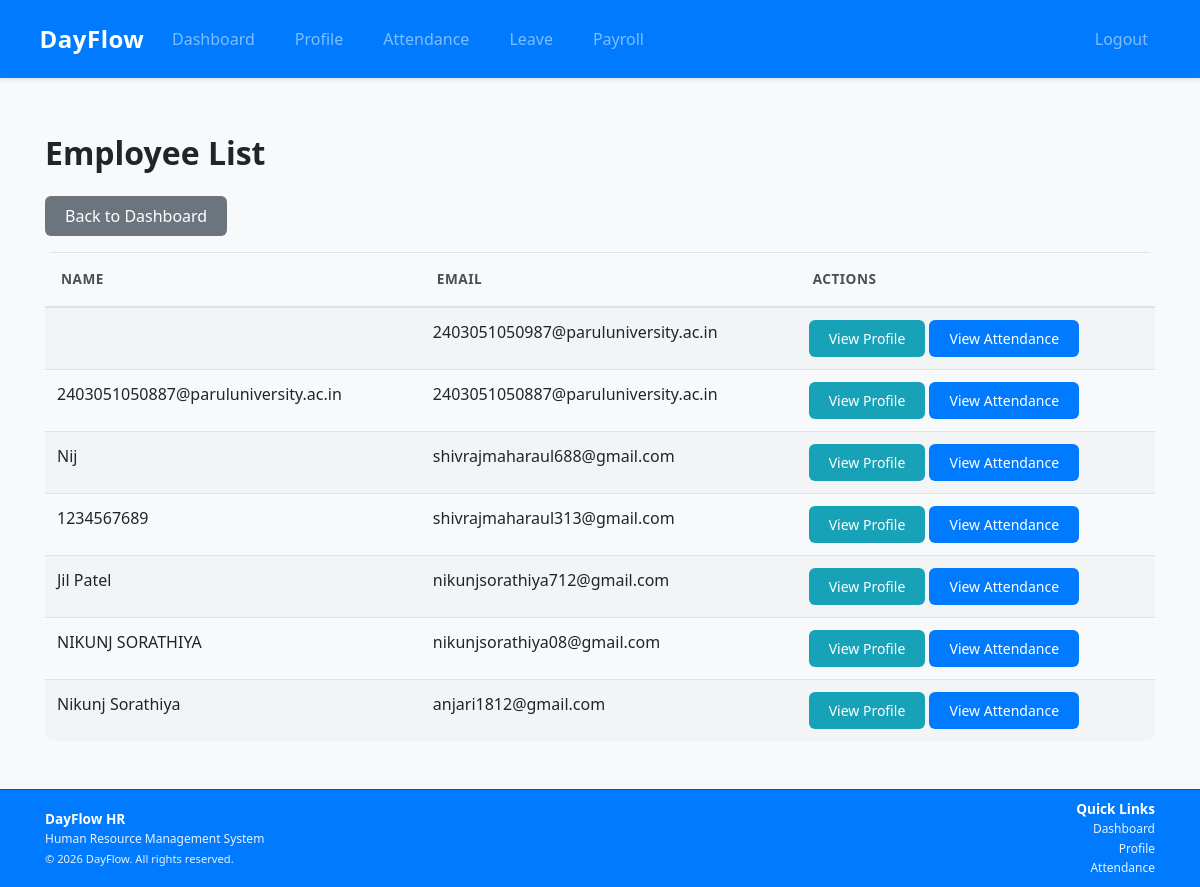
/employees/list/ (signed in), run on the app's committed database.
### apps/employees/models.py (models this page shows, shortened)
class EmployeeProfile(models.Model):
    user = models.OneToOneField(User, on_delete=models.CASCADE)
    phone = models.CharField(max_length=15, blank=True)
    address = models.TextField(blank=True)
    profile_pic = models.ImageField(upload_to='profile_pics/', blank=True, null=True)
    date_of_birth = models.DateField(blank=True, null=True)
    hire_date = models.DateField(blank=True, null=True)

### apps/accounts/models.py (models this page shows, shortened)
class User(AbstractUser):
    ROLE_CHOICES = [
        ('employee', 'Employee'),
        ('admin', 'Admin'),
    ]
    email = models.EmailField(unique=True)
    role = models.CharField(max_length=10, choices=ROLE_CHOICES, default='employee')
    email_verification_token = models.CharField(max_length=100, blank=True, null=True)
    USERNAME_FIELD = 'email'
    REQUIRED_FIELDS = ['username']
    class Meta:
        app_label = 'accounts'

### apps/employees/views.py (the view)
# urls.py: path('list/', views.employee_list, name='employee_list'),
@admin_required
def employee_list(request):
    employees = EmployeeProfile.objects.all()
    return render(request, 'employees/employee_list.html', {'employees': employees})

### templates/employees/employee_list.html (shortened to what this page needs)
{% extends 'base.html' %}
{% block content %}
<h2>Employee List</h2>
<div class="mb-3">
    <a href="{% url 'dashboard' %}" class="btn btn-secondary">Back to Dashboard</a>
</div>
<table class="table table-striped">
    <thead>
        <tr>
            <th>Name</th>
            <th>Email</th>
            <th>Actions</th>
        </tr>
    </thead>
    <tbody>
        {% for employee in employees %}
        <tr>
            <td>{{ employee.user.get_full_name|default:employee.user.username }}</td>
            <td>{{ employee.user.email }}</td>
            <td>
                <a href="{% url 'employee_profile' employee.user.id %}" class="btn btn-sm btn-info">View Profile</a>
                <a href="{% url 'attendance_list' %}?employee_id={{ employee.user.id }}" class="btn btn-sm btn-primary">View Attendance</a>
            </td>
        </tr>
        {% empty %}
        <tr>
            <td colspan="3">No employees found.</td>
        </tr>
        {% endfor %}
    </tbody>
</table>
{% endblock %}

### static/css/style.css (style rules this page uses)
* { transition: all 0.3s ease; }
body { font-family: 'Segoe UI', Tahoma, Geneva, Verdana, sans-serif; background-color: #f8f9fa; min-height: 100vh; display: flex; flex-direction: column; }
.btn { border-radius: 6px; font-weight: 500; padding: 0.5rem 1.25rem; transition: all 0.2s ease; border: none; }
.btn-primary { background-color: #007bff; color: white; }
.btn-info { background-color: #17a2b8; color: white; }
.btn-secondary { background-color: #6c757d; color: white; }
.table { border-radius: 8px; overflow: hidden; }
.table thead th { background-color: #f8f9fa; border-bottom: 2px solid #dee2e6; font-weight: 600; text-transform: uppercase; font-size: 0.85rem; letter-spacing: 0.5px; padding: 1rem; color: #495057; }
.table tbody tr { transition: all 0.2s ease; }
.table-striped tbody tr:nth-of-type(odd) { background-color: rgba(0, 0, 0, 0.02); }
h2 { color: #212529; font-weight: 600; margin-bottom: 1.5rem; }
html { scroll-behavior: smooth; }

### data on the page
EmployeeProfile: user.email "2403051050987@paruluniversity.ac.in"
EmployeeProfile: user.get_full_name "2403051050887@paruluniversity.ac.in", user.email "2403051050887@paruluniversity.ac.in"
EmployeeProfile: user.get_full_name "Nij", user.email "shivrajmaharaul688@gmail.com"
EmployeeProfile: user.get_full_name "1234567689", user.email "shivrajmaharaul313@gmail.com"
EmployeeProfile: user.get_full_name "Jil Patel", user.email "nikunjsorathiya712@gmail.com"
EmployeeProfile: user.get_full_name "NIKUNJ SORATHIYA", user.email "nikunjsorathiya08@gmail.com"
EmployeeProfile: user.get_full_name "Nikunj Sorathiya", user.email "anjari1812@gmail.com"
